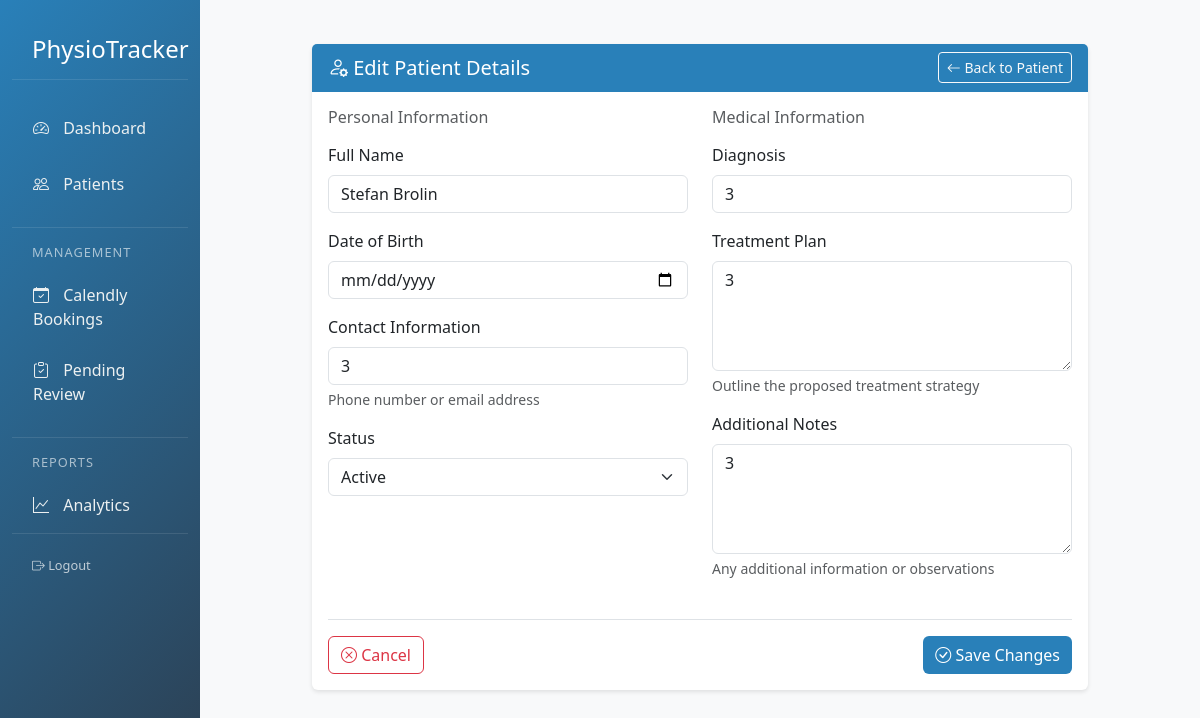
Page /patient/19/edit on the committed database.
### app/models.py (models this page shows)
class Patient(db.Model):
    __tablename__ = 'patient'
    id = db.Column(db.Integer, primary_key=True)
    name = db.Column(db.String(100), nullable=False)
    date_of_birth = db.Column(db.Date)
    contact = db.Column(db.String(100))
    diagnosis = db.Column(db.String(200))
    treatment_plan = db.Column(db.Text)
    notes = db.Column(db.Text)
    status = db.Column(db.String(20), default='Active')
    created_at = db.Column(db.DateTime, default=datetime.utcnow)
    treatments = db.relationship('Treatment', backref='patient', lazy=True)

### app/routes/main.py (the view, shortened to what this page needs)
@main.route('/patient/<int:id>/edit', methods=['GET', 'POST'])
def edit_patient(id):
    patient = Patient.query.get_or_404(id)
    return render_template('edit_patient.html', patient=patient)

### app/templates/edit_patient.html (shortened to what this page needs)
{% extends "base.html" %}
{% block content %}
<div class="container py-4">
    <div class="row justify-content-center">
        <div class="col-md-10">
            <div class="card">
                <div class="card-header bg-primary text-white d-flex justify-content-between align-items-center">
                    <h5 class="mb-0">
                        <i class="bi bi-person-gear"></i> Edit Patient Details
                    </h5>
                    <a href="{{ url_for('main.patient_detail', id=patient.id) }}" class="btn btn-outline-light btn-sm">
                        <i class="bi bi-arrow-left"></i> Back to Patient
                    </a>
                </div>
                <div class="card-body">
                    <form action="{{ url_for('main.edit_patient', id=patient.id) }}" method="POST">
                        <div class="row">
                            <div class="col-md-6">
                                <h6 class="text-muted mb-3">Personal Information</h6>
                                <div class="mb-3">
                                    <label for="name" class="form-label">Full Name</label>
                                    <input type="text"
                                           class="form-control"
                                           id="name"
                                           name="name"
                                           value="{{ patient.name }}"
                                           required>
                                </div>
                                <div class="mb-3">
                                    <label for="date_of_birth" class="form-label">Date of Birth</label>
                                    <input type="date"
                                           class="form-control"
                                           id="date_of_birth"
                                           name="date_of_birth"
                                           value="{{ patient.date_of_birth.strftime('%Y-%m-%d') if patient.date_of_birth else '' }}"
                                           required>
                                </div>
                                <div class="mb-3">
                                    <label for="contact" class="form-label">Contact Information</label>
                                    <input type="text"
                                           class="form-control"
                                           id="contact"
                                           name="contact"
                                           value="{{ patient.contact }}"
                                           required>
                                    <div class="form-text">Phone number or email address</div>
                                </div>
                                <div class="mb-3">
                                    <label for="status" class="form-label">Status</label>
                                    <select class="form-select" id="status" name="status" required>
                                        <option value="Active" {% if patient.status == 'Active' %}selected{% endif %}>
                                            Active
                                        </option>
                                    </select>
                                </div>
                            </div>
                            <div class="col-md-6">
                                <h6 class="text-muted mb-3">Medical Information</h6>
                                <div class="mb-3">
                                    <label for="diagnosis" class="form-label">Diagnosis</label>
                                    <input type="text"
                                           class="form-control"
                                           id="diagnosis"
                                           name="diagnosis"
                                           value="{{ patient.diagnosis }}"
                                           required>
                                </div>
                                <div class="mb-3">
                                    <label for="treatment_plan" class="form-label">Treatment Plan</label>
                                    <textarea class="form-control"
                                              id="treatment_plan"
                                              name="treatment_plan"
                                              rows="4">{{ patient.treatment_plan }}</textarea>
                                    <div class="form-text">Outline the proposed treatment strategy</div>
                                </div>
                                <div class="mb-3">
                                    <label for="notes" class="form-label">Additional Notes</label>
                                    <textarea class="form-control"
                                              id="notes"
                                              name="notes"
                                              rows="4">{{ patient.notes }}</textarea>
                                    <div class="form-text">Any additional information or observations</div>
                                </div>
                            </div>
                        </div>
                        <div class="d-flex justify-content-between mt-4 pt-3 border-top">
                            <button type="button"
                                    class="btn btn-outline-danger"
                                    data-bs-toggle="modal"
                                    data-bs-target="#confirmCancel">
                                <i class="bi bi-x-circle"></i> Cancel
                            </button>
                            <button type="submit" class="btn btn-primary">
                                <i class="bi bi-check-circle"></i> Save Changes
                            </button>
                        </div>
                    </form>
                </div>
            </div>
        </div>
    </div>
</div>
{% endblock %}

### app/templates/base.html (style rules this page uses)
:root { --primary-color: #2980b9; --secondary-color: #2980b9; --accent-color: #e74c3c; }
.card { border: none; box-shadow: 0 2px 4px rgba(0,0,0,0.1); transition: transform 0.2s; }
.btn-primary { background-color: var(--primary-color); border: none; }
.badge.bg-primary, .btn-primary, .bg-primary { background-color: #2980b9 !important; border-color: #2980b9 !important; }
a { color: #2980b9; }
.btn-primary, .btn-primary:focus, .btn-primary:active, .btn-primary:not(:disabled):not(.disabled):active { background-color: #2980b9 !important; border-color: #2980b9 !important; }
.bg-primary { background-color: #2980b9 !important; }

### rows in the picture
Patient: name "Stefan Brolin", contact "3", status "Active", diagnosis "3", treatment_plan "3", notes "3"
